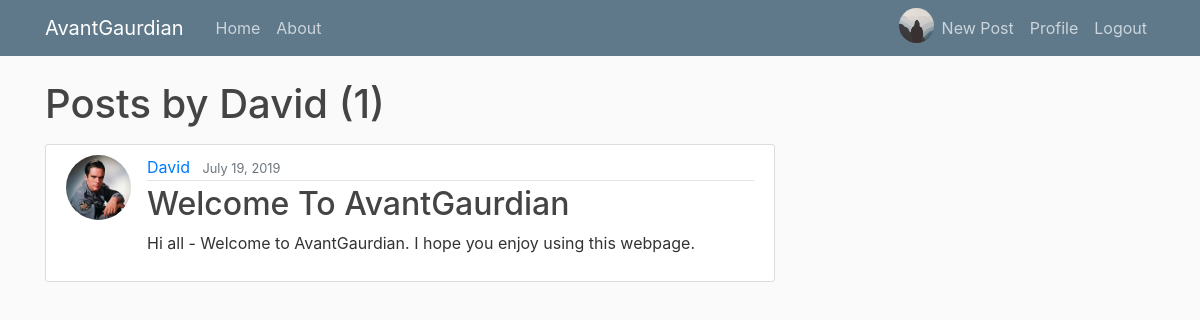
Screenshot of /user/David (signed in) with the database file from the repository.
### users/models.py (models this page shows, shortened)
class Profile(models.Model):
    user = models.OneToOneField(User, on_delete=models.CASCADE)
    image = models.ImageField(default='default.jpg',upload_to='profile_pics')

### blog/models.py (models this page shows, shortened)
class Post(models.Model):
    title = models.CharField(max_length=100)
    content = models.TextField()
    date_posted = models.DateTimeField(default=timezone.now)
    author = models.ForeignKey(User, on_delete=models.CASCADE)
    topic = models.CharField(max_length=15, choices=Topic_CHOICES, default='Current Events')
    language = models.CharField(max_length=25, choices=Language_CHOICES, default = 'English')

### blog/views.py (the view)
# urls.py: path('user/<str:username>', UserPostListView.as_view(), name='user-posts'),
class UserPostListView(ListView):
    model = Post
    template_name = 'blog/user_posts.html'  # <app>/<model>_<viewtype>.html
    context_object_name = 'posts'
    paginate_by = 5
    def get_queryset(self):
        user = get_object_or_404(User, username=self.kwargs.get('username'))
        return Post.objects.filter(author=user).order_by('-date_posted')

### blog/templates/blog/user_posts.html (shortened to what this page needs)
{% extends "blog/base.html" %}
{% block content %}
    <h1 class="mb-3">Posts by {{ view.kwargs.username }} ({{ page_obj.paginator.count }})</h1>
    {% for post in posts %}
        <article class="media content-section">
          <img class="rounded-circle article-img" src="{{ post.author.profile.image.url }}">
          <div class="media-body">
            <div class="article-metadata">
              <a class="mr-2" href="{% url 'user-posts' post.author.username %}">{{ post.author }}</a>
              <small class="text-muted">{{ post.date_posted|date:"F d, Y" }}</small>
            </div>
            <h2><a class="article-title" href="{% url 'post-detail' post.id %}">{{ post.title }}</a></h2>
            <p class="article-content">{{ post.content }}</p>
          </div>
        </article>
    {% endfor %}
{% endblock content %}

### blog/templates/blog/base.html (shortened to what this page needs)
{% load static %}
<!DOCTYPE html>
<head>
    <link rel="stylesheet" href="https://maxcdn.bootstrapcdn.com/bootstrap/4.0.0/css/bootstrap.min.css">
    <link rel='stylesheet' href="{%static 'blog/main.css'%}">
</head>
<body>
        <header class="site-header">
                <nav class="navbar navbar-expand-md navbar-dark bg-steel fixed-top">
                  <div class="container">
                    <a class="navbar-brand mr-4" href="{% url 'blog-home' %}">AvantGaurdian </a>
                    <div class="collapse navbar-collapse" id="navbarToggle">
                      <div class="navbar-nav mr-auto">
                        <a class="nav-item nav-link" href="{% url 'blog-home' %}">Home</a>
                        <a class="nav-item nav-link" href="{% url 'blog-about' %}">About</a>
                      </div>
                      <div class="navbar-nav">
                        {% if user.is_authenticated %}
                        <img width ="35" height ="35" class="rounded-circle" src="{{ user.profile.image.url }}">
                        <a class="nav-item nav-link" href="{% url "post-create"%}">New Post</a>
                        <a class="nav-item nav-link" href="{% url "profile"%}">Profile</a>
                        <a class="nav-item nav-link" href="{% url "logout"%}">Logout</a>
                        {% else %}
                        <a class="nav-item nav-link" href="{% url "login"%}">Login</a>
                        <a class="nav-item nav-link" href="{% url "register"%}">Register</a>
                        {% endif %}
                      </div>
                    </div>
                  </div>
                </nav>
              </header>
              <main role="main" class="container">
                    <div class="row">
                      <div class="col-md-8">
                        {% block content %}{% endblock %}
                      </div>
                  </main>
</body>
</html>

### blog/static/blog/main.css (style rules this page uses)
body { background: #fafafa; color: #333333; margin-top: 5rem; }
h1, h2, h3, h4, h5, h6 { color: #444444; }
.bg-steel { background-color: #5f788a; }
.site-header .navbar-nav .nav-link { color: #cbd5db; }
.content-section { background: #ffffff; padding: 10px 20px; border: 1px solid #dddddd; border-radius: 3px; margin-bottom: 20px; }
.article-title { color: #444444; }
.article-content { white-space: pre-line; }
.article-img { height: 65px; width: 65px; margin-right: 16px; }
.article-metadata { padding-bottom: 1px; margin-bottom: 4px; border-bottom: 1px solid #e3e3e3 }

### rows the page displays
Post: author.profile.image (picture), author "David", date_posted "July 19, 2019", title "Welcome To AvantGaurdian", content "Hi all - Welcome to AvantGaurdian. I hope you enjoy using this webpage."

### other values shown
{{ view.kwargs.username }} "David"
{{ page_obj.paginator.count }} "1"
